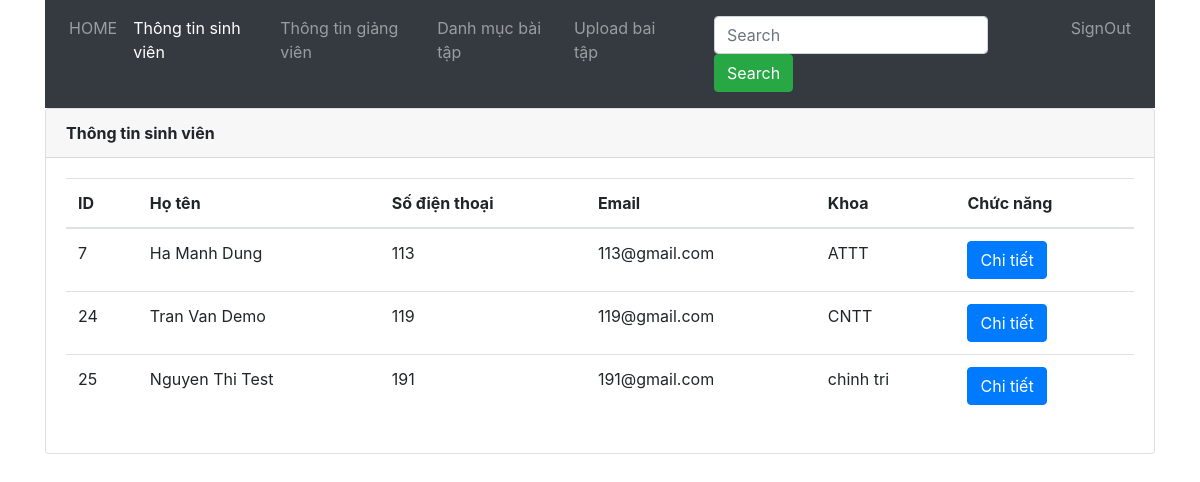
The app's page /pages/student.php with its own data.
### tables this page shows
CREATE TABLE `account` (
  `ID` int(11) NOT NULL,
  `Username` text NOT NULL,
  `Pass` text NOT NULL,
  `Is_teacher` smallint(1) NOT NULL,
  `Name` text NOT NULL,
  `Phone` int(11) NOT NULL,
  `Email` text NOT NULL,
  `Khoa` text NOT NULL,
  `Avatar` varchar(255) DEFAULT NULL
);

### pages/student.php (the view, shortened to what this page needs)
<!DOCTYPE html>
<html lang="en">
<head>
    <link href="/qlsv/bootstrap/css/bootstrap.min.css" rel="stylesheet" style="text/css">
    <link href="/qlsv/bootstrap/css/bootstrap.css" rel="stylesheet" style="text/css">
</head>
<body>
    <div class="container">
        <nav class="navbar navbar-expand-sm bg-dark navbar-dark">
            <ul class="navbar-nav">
                <li class="nav-item ">
                    <a class="nav-link" href='profile.php?id=$ID'>HOME</a>
                </li>
                <li class="nav-item">
                    <a class="nav-link active" href='student.php'>Thông tin sinh viên</a>
                </li>
                <li class="nav-item">
                    <a class="nav-link" href="teacher.php">Thông tin giảng viên</a>
                </li>
                <li class="nav-item">
                    <a class="nav-link" href="list_exam.php?id=$ID ">Danh mục bài tập</a>
                </li>
                <li class="nav-item">
                    <a class="nav-link" href="student_upload.php">Upload bai tập</a>
                </li>
                <li class="nav-item">
                    <a class="nav-link" href="#"></a>
                </li>
                <nav class="navbar navbar-expand-sm bg-dark navbar-darks">
                    <form class="form-inline" action="#">
                        <input class="form-control mr-sm-2" type="text" placeholder="Search">
                        <button class="btn btn-success" type="submit">Search</button>
                    </form>
                </nav>
                <li class="nav-item">
                    <a class="nav-link" href="../lib/signout.php">SignOut</a>
                </li>
            </ul>
        </nav>
    </div>
    <div class="container">
        <div class="card">
            <div class="card-header"><b>Thông tin sinh viên</b></div>
            <div class="card-body">
                <table class="table">
                <thead>
                <tr>
                    <th>ID</th>
                    <th>Họ tên</th>
                    <th>Số điện thoại</th>
                    <th>Email</th>
                    <th>Khoa</th>
                    <th>Chức năng</th>
                </tr>
                </thead>
                <tbody>
                    <?php
                        include ("../lib/connectDB.php");
                        $query = "SELECT * FROM account WHERE Is_teacher = '0'";
                        $result = mysqli_query($connectDB, $query);
							if(mysqli_num_rows($result) > 0){
								while ($r = mysqli_fetch_assoc($result)){
                                    $ID = $r['ID'];
                                    $ten= $r['Name'];
                                    $sdt = $r['Phone'];
                                    $mail = $r['Email'];
                                    $khoa = $r['Khoa'];
                                    echo "<tr>";
                                    echo "<td>$ID</td>";
                                    echo "<td>$ten</td>";
                                    echo "<td>$sdt</td>";
                                    echo "<td>$mail</td>";
                                    echo "<td>$khoa</td>";
                                    echo " <td>";
                                    echo "<a href='message.php?id=$ID'><input class='btn btn-primary' id='btnChitiet' type='button' value='Chi tiết' '></a>
                                    </td>";
                                    echo"</tr>";
                                }
                            }
					?>
                </tbody>
                </table>
            </div>
        </div>
    </div>
</body>
</html>

### records on screen
account: ID "7", Name "Ha Manh Dung", Phone "113", Email "113@gmail.com", Khoa "ATTT"
account: ID "24", Name "Tran Van Demo", Phone "119", Email "119@gmail.com", Khoa "CNTT"
account: ID "25", Name "Nguyen Thi Test", Phone "191", Email "191@gmail.com", Khoa "chinh tri"
